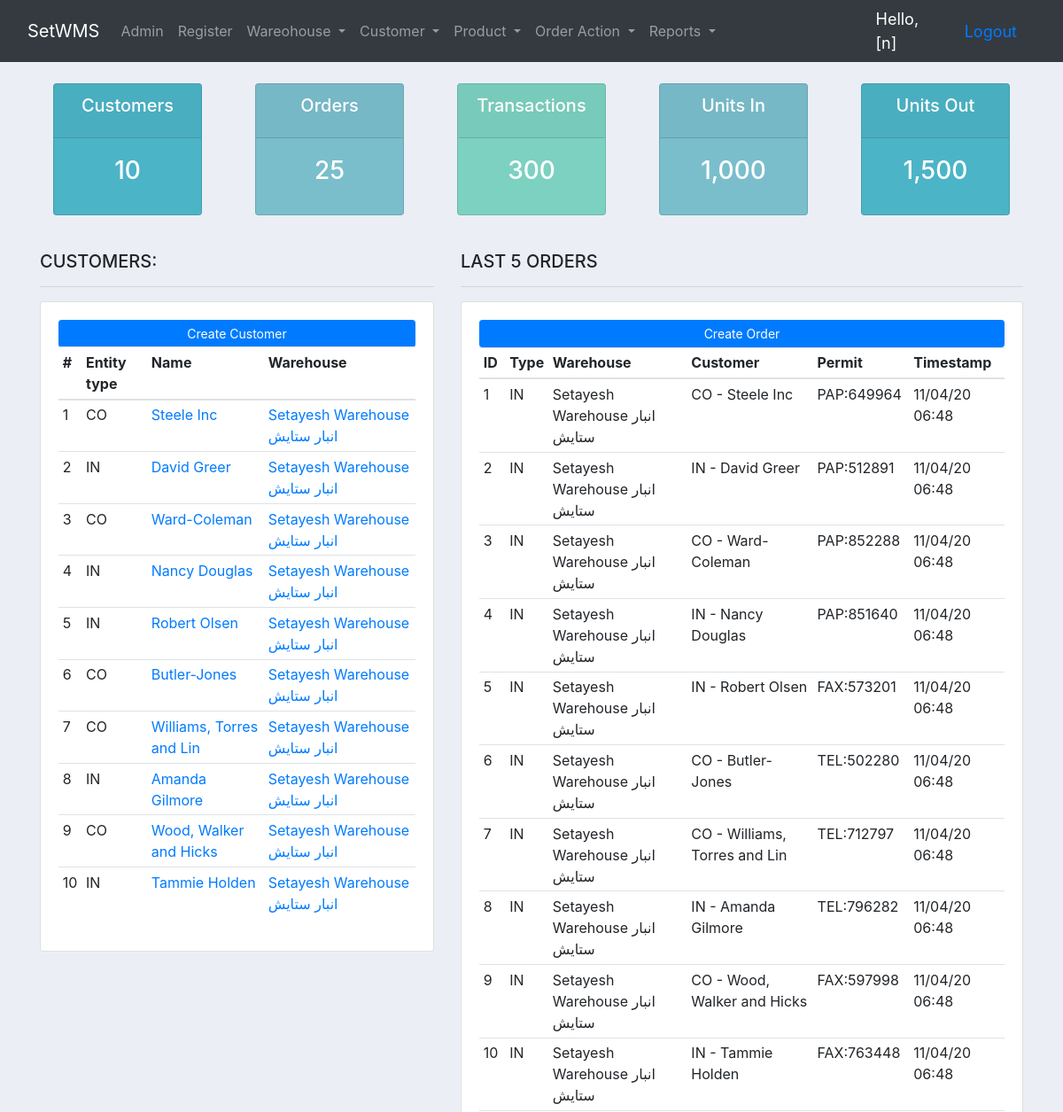
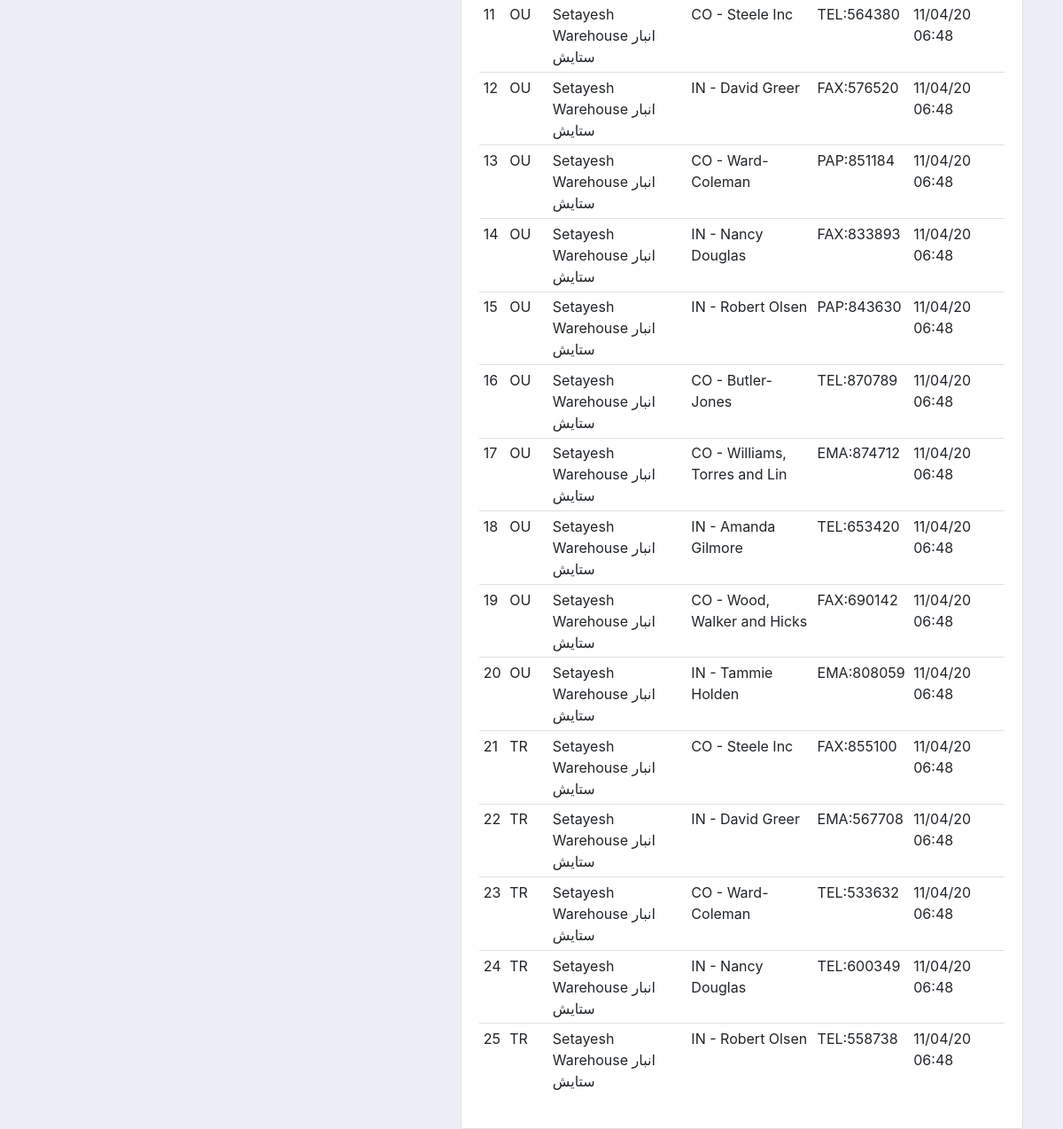
The app's page / (signed in) with its own data (2 pictures, top to bottom).
### set_app/models.py (models this page shows, shortened)
class Customer(models.Model):
	INDIVIDUAL = 'IN'
	COMPANY = 'CO'
	OTHER = 'OT'
	ENTITY_TYPE_CHOICES = [
		(INDIVIDUAL, 'Individual'),
		(COMPANY, 'Company'),
		(OTHER, 'Other'),
	]
	entity_type = models.CharField(
		max_length=2,
		choices=ENTITY_TYPE_CHOICES,
		default=INDIVIDUAL,
	)
	first_name = models.CharField(max_length=256, default="first name", blank=True)
	last_name = models.CharField(max_length=256, default="last name", blank=True)
	company_name = models.CharField(max_length=256, default="company name", blank=True)
	melli_code = models.CharField(max_length=10, default=0, validators=[NUMERIC])
	tel1 = models.CharField(max_length=256, default="XXXXXXXX")
	tel2 = models.CharField(max_length=256, default="XXXXXXXX", blank=True)
	email = models.EmailField()
	address = models.CharField(max_length=512, default="address")
	postcode = models.CharField(max_length=10, default="XXXXXXXXXX")
	storage_tags = models.ManyToManyField(StorageTag)
	timestamp_created = models.DateTimeField(auto_now_add=True)
	warehouse = models.ForeignKey(Warehouse, related_name='customers', on_delete=models.CASCADE, default=DEFAULT_WH_ID)
	def __str__(self):
		if self.entity_type == self.INDIVIDUAL:
			return self.entity_type + " - " + self.first_name + " " + self.last_name
		elif self.entity_type == self.COMPANY:
			return self.entity_type + " - " + self.company_name
		else:
			return "Customer __str__ ERROR!"

class Warehouse(models.Model):
	name = models.CharField(max_length=256, default="warehouse name")
	tel1 = models.CharField(max_length=256, default="XXXXXXXX")
	tel2 = models.CharField(max_length=256, default="XXXXXXXX")
	email = models.EmailField()
	address = models.CharField(max_length=512, default="address")
	postcode = models.CharField(max_length=10, default="XXXXXXXXXX")
	timestamp_created = models.DateTimeField(auto_now_add=True)
	def __str__(self):
		return self.name

class Order(models.Model):
	sys_order_no = models.PositiveIntegerField()
	warehouse = models.ForeignKey(Warehouse, on_delete=models.SET_NULL, null=True, default=DEFAULT_WH_ID)
	customer = models.ForeignKey(Customer, on_delete=models.SET_NULL, null=True, related_name='orders')
	order_choices = (('IN', 'Inbound'), ('OU', 'Outbound'), ('TR', 'Transfer '))
	order_type = models.CharField(max_length=10, choices=order_choices, default='ON', null=False)
	permit_choices = (('PAP', 'Paper'), ('FAX', 'Fax'), ('EMA', 'Email'), ('TEL', 'Telephone'))
	permit_type = models.CharField(max_length=10, choices=permit_choices, default='ON', null=False)
	permit_number = models.CharField(max_length=30, default="0", blank=False, unique=False, null=True)
	notes = models.TextField(max_length=2048, default="some notes", blank=True)
	origin_destination = models.CharField(max_length=30, default="0", blank=False, null=True)
	billway_number = models.CharField(max_length=30, default="0", blank=False, unique=False, null=True)
	transport_company = models.CharField(max_length=256, default="company name", blank=True)
	sender_receiver = models.CharField(max_length=50, default="0", blank=False, unique=False, null=True)
	receiving_customer = models.ForeignKey(Customer, on_delete=models.SET_NULL, null=True,
	                                       related_name='receiving_customer')  # used only for transfer
	status_choices = (('OFF', 'Off - inactive'), ('ON', 'On - active'))
	status = models.CharField(max_length=20, choices=status_choices, default='ON')
	timestamp_created = models.DateTimeField(auto_now_add=True)
	driver = models.ForeignKey(Driver, on_delete=models.SET_NULL, null=True)

### set_app/views.py (the view)
# urls.py: path('', views.dashboard, name='dashboard'),
@login_required(login_url='set_app:user_login')
def dashboard(request):
	customers = Customer.objects.all()
	total_customers = customers.count()
	orders = Order.objects.all()
	total_orders = orders.count()
	context = {'customers':customers,'orders':orders,'total_customers':total_customers,'total_orders':total_orders}
	return render(request, 'set_app/dashboard.html', context)

### set_app/templates/set_app/dashboard.html
{% extends 'set_app/set_app_base.html' %}
{% block body_block %}
    {% include 'set_app/status.html' %}
    <br>
    <div class="row">
        <div class="col-md-5">
            <h5>CUSTOMERS:</h5>
            <hr>
            <div class="card card-body">
                <a class="btn btn-primary  btn-sm btn-block" href="{% url 'set_app:customer_create' %}">Create Customer</a>
                <table class="table table-sm">
                    <tr>
                    <tr>
                        <th scope="col">#</th>
                        <th scope="col">Entity type</th>
                        <th scope="col">Name</th>
                        <th scope="col">Warehouse</th>
                    </tr>
                    </tr>
                    <tbody>
                    {% for customer in customers %}
                        <tr>
                            <td scope="row">{{ forloop.counter }}</td>
                            <td>{{ customer.entity_type }}</td>
                            {% if customer.entity_type == "IN" %}
                                <td><a href={% url 'set_app:customer_more_detail' pk=customer.pk %}>{{ customer.first_name }} {{ customer.last_name }}</a></td>
                            {% else %}
                                <td><a href={% url 'set_app:customer_more_detail' pk=customer.pk %}>{{ customer.company_name }}</a></td>
                            {% endif %}
                            <td><a href={% url 'set_app:warehouse_detail' pk=customer.warehouse.pk %}>{{ customer.warehouse.name }}</a></td>
                        </tr>
                    {% endfor %}
                    </tbody>
                </table>
            </div>
        </div>
        <div class="col-md-7">
            <h5>LAST 5 ORDERS</h5>
            <hr>
            <div class="card card-body">
                <a class="btn btn-primary  btn-sm btn-block" href={% url 'set_app:order_create' %}>Create Order</a>
                <table class="table table-sm">
                    <tr>
                        <th>ID</th>
                        <th>Type</th>
                        <th>Warehouse</th>
                        <th>Customer</th>
                        <th>Permit</th>
                        <th>Timestamp</th>
                    </tr>
                    <tbody>
                    {% for order in orders %}
                        <tr>
                            <td>{{ order.id }}</td>
                            <td>{{ order.order_type }}</td>
                            <td>{{ order.warehouse }}</td>
                            <td>{{ order.customer }}</td>
                            <td>{{ order.permit_type }}:{{ order.permit_number }}</td>
                            <td>{{ order.timestamp_created|date:"d/m/y H:i" }}</td>
                        </tr>
                    {% endfor %}
                    </tbody>
                </table>
            </div>
        </div>
    </div>
{% endblock %}

### set_app/templates/set_app/set_app_navbar.html (shortened to what this page needs)
<nav class="navbar navbar-expand-lg navbar-dark bg-dark">
    <div class="container">
        {% if user.is_authenticated %}
            <a class="navbar-brand" href="{% url 'set_app:dashboard' %}">SetWMS</a>
        {% else %}
            <a class="navbar-brand" href="{% url 'set_app:user_login' %}">SetWMS</a>
        {% endif %}
        <div class="collapse navbar-collapse" id="navbarSupportedContent">
            <ul class="navbar-nav mr-auto">
                {% if user.is_authenticated %}
                    <li class="nav-item">
                        <a class="nav-link" href="{% url 'admin:index' %}">Admin</a>
                    </li>
                    <li class="nav-item">
                        <a class="nav-link" href="{% url 'set_app:register' %}">Register</a>
                    </li>
                    <li class="nav-item dropdown">
                        <a class="nav-link dropdown-toggle" href="#" id="navbarDropdown" role="button"
                           data-toggle="dropdown"
                           aria-haspopup="true" aria-expanded="false">
                            Wareohouse
                        </a>
                    </li>
                    <li class="nav-item dropdown">
                        <a class="nav-link dropdown-toggle" href="#" id="navbarDropdown" role="button"
                           data-toggle="dropdown"
                           aria-haspopup="true" aria-expanded="false">
                            Customer
                        </a>
                    </li>
                    <li class="nav-item dropdown">
                        <a class="nav-link dropdown-toggle" href="#" id="navbarDropdown" role="button"
                           data-toggle="dropdown"
                           aria-haspopup="true" aria-expanded="false">
                            Product
                        </a>
                    </li>
                    <li class="nav-item dropdown">
                        <a class="nav-link dropdown-toggle" href="#" id="navbarDropdown" role="button"
                           data-toggle="dropdown"
                           aria-haspopup="true" aria-expanded="false">
                            Order Action
                        </a>
                    </li>
                    <li class="nav-item dropdown">
                        <a class="nav-link dropdown-toggle" href="#" id="navbarDropdown" role="button"
                           data-toggle="dropdown"
                           aria-haspopup="true" aria-expanded="false">
                            Reports
                        </a>
                    </li>
                {% endif %}
            </ul>
        </div>
    </div>
    {% if user.is_authenticated %}
        <span class="hello-msg">Hello, [{{ request.user }}]</span>
        <span class="hello-msg"><a class="nav-link" href="{% url 'set_app:user_login' %}">Logout</a></span>
    {% endif %}
</nav>

### static/css/main.css (style rules this page uses)
body { background-color: #ebeff5; }

### set_app/templates/set_app/set_app_navbar.html (style rules this page uses)
.hello-msg { font-size: 18px; color: #fff; margin-right: 20px; }

### records on screen
Customer: entity_type "CO", company_name "Steele Inc", warehouse.name "Setayesh Warehouse انبار ستایش"
Customer: entity_type "IN", first_name "David", last_name "Greer", warehouse.name "Setayesh Warehouse انبار ستایش"
Customer: entity_type "CO", company_name "Ward-Coleman", warehouse.name "Setayesh Warehouse انبار ستایش"
Customer: entity_type "IN", first_name "Nancy", last_name "Douglas", warehouse.name "Setayesh Warehouse انبار ستایش"
Customer: entity_type "IN", first_name "Robert", last_name "Olsen", warehouse.name "Setayesh Warehouse انبار ستایش"
Customer: entity_type "CO", company_name "Butler-Jones", warehouse.name "Setayesh Warehouse انبار ستایش"
Customer: entity_type "CO", company_name "Williams, Torres and Lin", warehouse.name "Setayesh Warehouse انبار ستایش"
Customer: entity_type "IN", first_name "Amanda", last_name "Gilmore", warehouse.name "Setayesh Warehouse انبار ستایش"
Customer: entity_type "CO", company_name "Wood, Walker and Hicks", warehouse.name "Setayesh Warehouse انبار ستایش"
Customer: entity_type "IN", first_name "Tammie", last_name "Holden", warehouse.name "Setayesh Warehouse انبار ستایش"
Order: id "1", order_type "IN", warehouse "Setayesh Warehouse انبار ستایش", customer "CO - Steele Inc", permit_type "PAP", permit_number "649964", timestamp_created "11/04/20 06:48"
Order: id "2", order_type "IN", warehouse "Setayesh Warehouse انبار ستایش", customer "IN - David Greer", permit_type "PAP", permit_number "512891", timestamp_created "11/04/20 06:48"
Order: id "3", order_type "IN", warehouse "Setayesh Warehouse انبار ستایش", customer "CO - Ward-Coleman", permit_type "PAP", permit_number "852288", timestamp_created "11/04/20 06:48"
Order: id "4", order_type "IN", warehouse "Setayesh Warehouse انبار ستایش", customer "IN - Nancy Douglas", permit_type "PAP", permit_number "851640", timestamp_created "11/04/20 06:48"
Order: id "5", order_type "IN", warehouse "Setayesh Warehouse انبار ستایش", customer "IN - Robert Olsen", permit_type "FAX", permit_number "573201", timestamp_created "11/04/20 06:48"
Order: id "6", order_type "IN", warehouse "Setayesh Warehouse انبار ستایش", customer "CO - Butler-Jones", permit_type "TEL", permit_number "502280", timestamp_created "11/04/20 06:48"
Order: id "7", order_type "IN", warehouse "Setayesh Warehouse انبار ستایش", customer "CO - Williams, Torres and Lin", permit_type "TEL", permit_number "712797", timestamp_created "11/04/20 06:48"
Order: id "8", order_type "IN", warehouse "Setayesh Warehouse انبار ستایش", customer "IN - Amanda Gilmore", permit_type "TEL", permit_number "796282", timestamp_created "11/04/20 06:48"
Order: id "9", order_type "IN", warehouse "Setayesh Warehouse انبار ستایش", customer "CO - Wood, Walker and Hicks", permit_type "FAX", permit_number "597998", timestamp_created "11/04/20 06:48"
Order: id "10", order_type "IN", warehouse "Setayesh Warehouse انبار ستایش", customer "IN - Tammie Holden", permit_type "FAX", permit_number "763448", timestamp_created "11/04/20 06:48"
Order: id "11", order_type "OU", warehouse "Setayesh Warehouse انبار ستایش", customer "CO - Steele Inc", permit_type "TEL", permit_number "564380", timestamp_created "11/04/20 06:48"
Order: id "12", order_type "OU", warehouse "Setayesh Warehouse انبار ستایش", customer "IN - David Greer", permit_type "FAX", permit_number "576520", timestamp_created "11/04/20 06:48"
Order: id "13", order_type "OU", warehouse "Setayesh Warehouse انبار ستایش", customer "CO - Ward-Coleman", permit_type "PAP", permit_number "851184", timestamp_created "11/04/20 06:48"
Order: id "14", order_type "OU", warehouse "Setayesh Warehouse انبار ستایش", customer "IN - Nancy Douglas", permit_type "FAX", permit_number "833893", timestamp_created "11/04/20 06:48"
Order: id "15", order_type "OU", warehouse "Setayesh Warehouse انبار ستایش", customer "IN - Robert Olsen", permit_type "PAP", permit_number "843630", timestamp_created "11/04/20 06:48"
Order: id "16", order_type "OU", warehouse "Setayesh Warehouse انبار ستایش", customer "CO - Butler-Jones", permit_type "TEL", permit_number "870789", timestamp_created "11/04/20 06:48"
Order: id "17", order_type "OU", warehouse "Setayesh Warehouse انبار ستایش", customer "CO - Williams, Torres and Lin", permit_type "EMA", permit_number "874712", timestamp_created "11/04/20 06:48"
Order: id "18", order_type "OU", warehouse "Setayesh Warehouse انبار ستایش", customer "IN - Amanda Gilmore", permit_type "TEL", permit_number "653420", timestamp_created "11/04/20 06:48"
Order: id "19", order_type "OU", warehouse "Setayesh Warehouse انبار ستایش", customer "CO - Wood, Walker and Hicks", permit_type "FAX", permit_number "690142", timestamp_created "11/04/20 06:48"
Order: id "20", order_type "OU", warehouse "Setayesh Warehouse انبار ستایش", customer "IN - Tammie Holden", permit_type "EMA", permit_number "808059", timestamp_created "11/04/20 06:48"
Order: id "21", order_type "TR", warehouse "Setayesh Warehouse انبار ستایش", customer "CO - Steele Inc", permit_type "FAX", permit_number "855100", timestamp_created "11/04/20 06:48"
Order: id "22", order_type "TR", warehouse "Setayesh Warehouse انبار ستایش", customer "IN - David Greer", permit_type "EMA", permit_number "567708", timestamp_created "11/04/20 06:48"
Order: id "23", order_type "TR", warehouse "Setayesh Warehouse انبار ستایش", customer "CO - Ward-Coleman", permit_type "TEL", permit_number "533632", timestamp_created "11/04/20 06:48"
Order: id "24", order_type "TR", warehouse "Setayesh Warehouse انبار ستایش", customer "IN - Nancy Douglas", permit_type "TEL", permit_number "600349", timestamp_created "11/04/20 06:48"
Order: id "25", order_type "TR", warehouse "Setayesh Warehouse انبار ستایش", customer "IN - Robert Olsen", permit_type "TEL", permit_number "558738", timestamp_created "11/04/20 06:48"

### other values on screen
{{ request.user }} "n"
{{ total_customers }} "10"
{{ total_orders }} "25"
